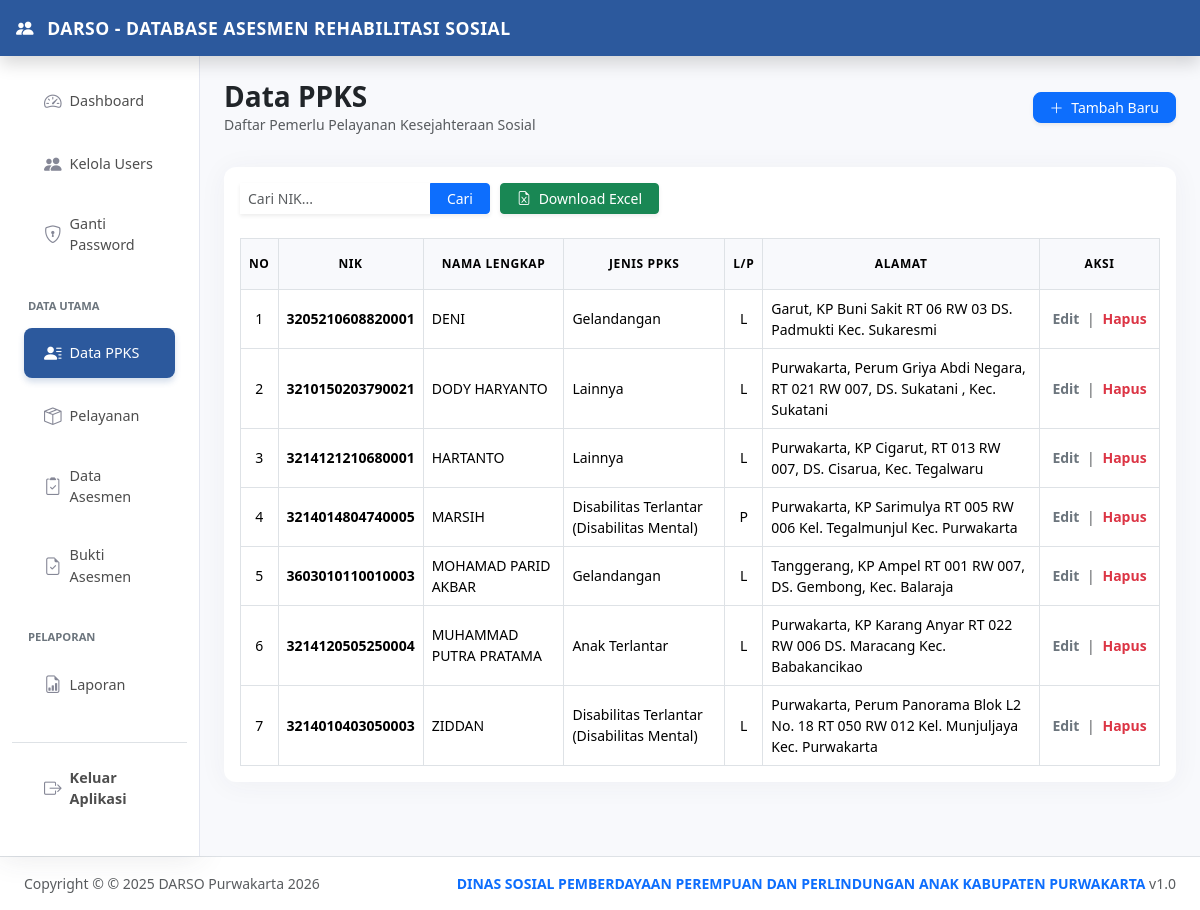
Page /pasien/index.php (signed in) on the committed database.
### tables this page shows
CREATE TABLE `tbl_ppks` (
  `nik` varchar(16) NOT NULL,
  `nama_ppks` varchar(100) NOT NULL,
  `tgl_lahir` date NOT NULL,
  `jk` enum('L','P') NOT NULL,
  `alamat` text NOT NULL,
  `jenis_ppks` varchar(50) NOT NULL
);

### pasien/index.php (the view, shortened to what this page needs)
<?php
require '../templates/header.php';
require '../templates/sidebar.php';
$keyword = isset($_GET['keyword']) ? mysqli_real_escape_string($koneksi, $_GET['keyword']) : '';
?>
<main class="col-md-9 ms-sm-auto col-lg-10 px-md-4 min-vh-100" style="background-color: #f8f9fc;">
  <div class="d-flex justify-content-between align-items-center pt-4 pb-3 mb-3">
    <div>
        <h3 class="fw-bold text-dark mb-0">Data PPKS</h3>
        <p class="text-muted small mb-0">Daftar Pemerlu Pelayanan Kesejahteraan Sosial</p>
    </div>
    <a href="tambah-pasien.php" class="btn btn-primary btn-sm px-3 shadow-sm rounded-3">
      <i class="bi bi-plus-lg me-1"></i> Tambah Baru
    </a>
  </div>
  <div class="card border-0 shadow-sm rounded-0">
    <div class="card-body p-3">
        <div class="filter-section">
            <form action="" method="get" class="m-0">
                <div class="input-group input-group-sm shadow-sm" style="width: 250px;">
                    <input type="text" name="keyword" class="form-control border-0 text-dark" placeholder="Cari NIK..." value="<?= $keyword ?>" autocomplete="off">
                    <button class="btn btn-primary px-3" type="submit">Cari</button>
                </div>
            </form>
            <?php
            if (isset($_SESSION['ssUserJab']) && $_SESSION['ssUserJab'] == '1') : ?>
            <button type="button" onclick="exportPasienExcel()" class="btn btn-success btn-sm shadow-sm px-3">
                <i class="bi bi-file-earmark-excel me-1"></i> Download Excel
            </button>
            <?php endif; ?>
        </div>
        <div class="table-responsive">
            <table id="tablePasien" class="table table-bordered table-hover align-middle mb-0 small" style="border-color: #dee2e6;">
              <thead class="bg-light">
                <tr class="text-center">
                  <th class="py-3 fw-bold text-dark border-1">No</th>
                  <th class="py-3 fw-bold text-dark border-1">NIK</th>
                  <th class="py-3 fw-bold text-dark border-1">Nama Lengkap</th>
                  <th class="py-3 fw-bold text-dark border-1">Jenis PPKS</th>
                  <th class="py-3 fw-bold text-dark border-1">L/P</th>
                  <th class="py-3 fw-bold text-dark border-1">Alamat</th>
                  <th class="py-3 fw-bold text-dark border-1 no-print" style="width: 120px;">Aksi</th>
                </tr>
              </thead>
              <tbody>
                <?php
                $no = 1;
                $sql = "SELECT * FROM tbl_ppks";
                $sql .= " ORDER BY nama_ppks ASC";
                $query = mysqli_query($koneksi, $sql);
                while($data = mysqli_fetch_assoc($query)){
                ?>
                  <tr>
                    <td class="text-center"><?= $no++; ?></td>
                    <td class="fw-bold td-nik"><?= $data['nik']; ?></td>
                    <td><?= $data['nama_ppks']; ?></td>
                    <td><?= $data['jenis_ppks']; ?></td>
                    <td class="text-center"><?= $data['jk']; ?></td>
                    <td><?= $data['alamat']; ?></td>
                    <td class="text-center no-print">
                      <a href="edit-pasien.php?id=<?= $data['nik']; ?>" class="text-decoration-none fw-bold text-secondary">Edit</a>
                      <span class="mx-1 text-muted">|</span>
                      <a href="proses-pasien.php?aksi=hapus&id=<?= $data['nik']; ?>" class="text-decoration-none fw-bold text-danger" onclick="return confirm('Hapus data ini?')">Hapus</a>
                    </td>
                  </tr>
                <?php } ?>
              </tbody>
            </table>
        </div>
    </div>
  </div>
</main>
<?php require '../templates/footer.php'; ?>

### templates/header.php (style rules this page uses)
:root { color-scheme: light !important; var(--warna-utama): #2c599d; var(--warna-hover): #1e3d6b; }
body { background-color: #f0f2f5 !important; color: #333 !important; }
.card { border: none !important; border-radius: 12px !important; box-shadow: 0 0.15rem 1.75rem 0 rgba(58, 59, 69, 0.05) !important; }
.table thead th { background-color: #f8f9fc; text-transform: uppercase; font-size: 0.75rem; letter-spacing: 0.05em; color: #4e4e4e !important; }

### pasien/index.php (style rules this page uses)
.table thead th, .table tbody td { color: #000 !important; }
.filter-section { display: flex; align-items: center; gap: 10px; margin-bottom: 1.5rem; }

### rows in the picture
tbl_ppks: nik "3205210608820001", nama_ppks "DENI", jenis_ppks "Gelandangan", jk "L", alamat "Garut, KP Buni Sakit RT 06 RW 03 DS. Padmukti Kec. Sukaresmi"
tbl_ppks: nik "3210150203790021", nama_ppks "DODY HARYANTO", jenis_ppks "Lainnya", jk "L", alamat "Purwakarta, Perum Griya Abdi Negara, RT 021 RW 007, DS. Sukatani , Kec. Sukatani"
tbl_ppks: nik "3214121210680001", nama_ppks "HARTANTO", jenis_ppks "Lainnya", jk "L", alamat "Purwakarta, KP Cigarut, RT 013 RW 007, DS. Cisarua, Kec. Tegalwaru"
tbl_ppks: nik "3214014804740005", nama_ppks "MARSIH", jenis_ppks "Disabilitas Terlantar (Disabilitas Mental)", jk "P", alamat "Purwakarta, KP Sarimulya RT 005 RW 006 Kel. Tegalmunjul Kec. Purwakarta"
tbl_ppks: nik "3603010110010003", nama_ppks "MOHAMAD PARID AKBAR", jenis_ppks "Gelandangan", jk "L", alamat "Tanggerang, KP Ampel RT 001 RW 007, DS. Gembong, Kec. Balaraja"
tbl_ppks: nik "3214120505250004", nama_ppks "MUHAMMAD PUTRA PRATAMA", jenis_ppks "Anak Terlantar", jk "L", alamat "Purwakarta, KP Karang Anyar RT 022 RW 006 DS. Maracang Kec. Babakancikao"
tbl_ppks: nik "3214010403050003", nama_ppks "ZIDDAN", jenis_ppks "Disabilitas Terlantar (Disabilitas Mental)", jk "L", alamat "Purwakarta, Perum Panorama Blok L2 No. 18 RT 050 RW 012 Kel. Munjuljaya Kec. Purwakarta"
